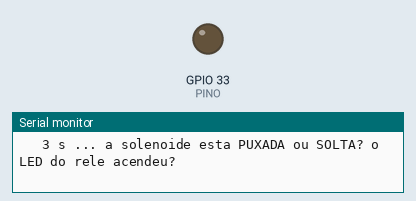
This sketch was run on a simulated ESP32. On the bench: output pins drawn as LEDs (lit = HIGH), the last lines printed to the serial monitor.

Above: at 3.5 s.
At 11.0 s:
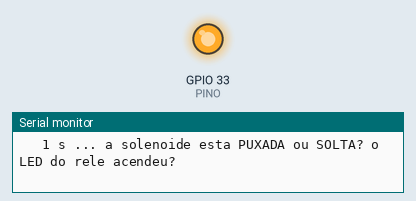
Timing chart, 0 to 20.5 s (numbered marks = the images above):
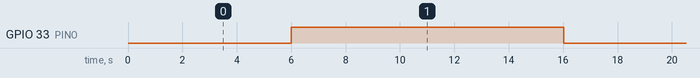

The sketch:

teste_rele.ino
```cpp
/*
 * TESTE DO RELÉ / SOLENOIDE — InnovaRoom
 * Grave, abra o Monitor Serial (115200) e observe a solenoide e o LED do relé.
 * O teste repete 3 estados do pino (GPIO 33), 5 segundos cada:
 *   A) pino em LOW    B) pino em HIGH    C) pino SOLTO (desconectado)
 * Anote em quais estados a solenoide fica PUXADA (destravada).
 */
const int PINO = 33;

void estado(const char* nome, int modo, int nivel) {
  Serial.println();
  Serial.print(">>> ESTADO ");
  Serial.println(nome);
  if (modo == OUTPUT) {
    pinMode(PINO, OUTPUT);
    digitalWrite(PINO, nivel);
  } else {
    pinMode(PINO, INPUT);
  }
  for (int i = 5; i > 0; i--) {
    Serial.print("   ");
    Serial.print(i);
    Serial.println(" s ... a solenoide esta PUXADA ou SOLTA? o LED do rele acendeu?");
    delay(1000);
  }
}

void setup() {
  pinMode(PINO, INPUT);
  Serial.begin(115200);
  delay(1000);
  Serial.println("=== TESTE DO RELE (GPIO 33) ===");
}

void loop() {
  estado("A: pino em LOW", OUTPUT, LOW);
  estado("B: pino em HIGH", OUTPUT, HIGH);
  estado("C: pino SOLTO", INPUT, 0);
}
```

Measured:
- by itself, GPIO 33 (PINO): alternates HIGH for 10.0 s and LOW for 5.0 s
